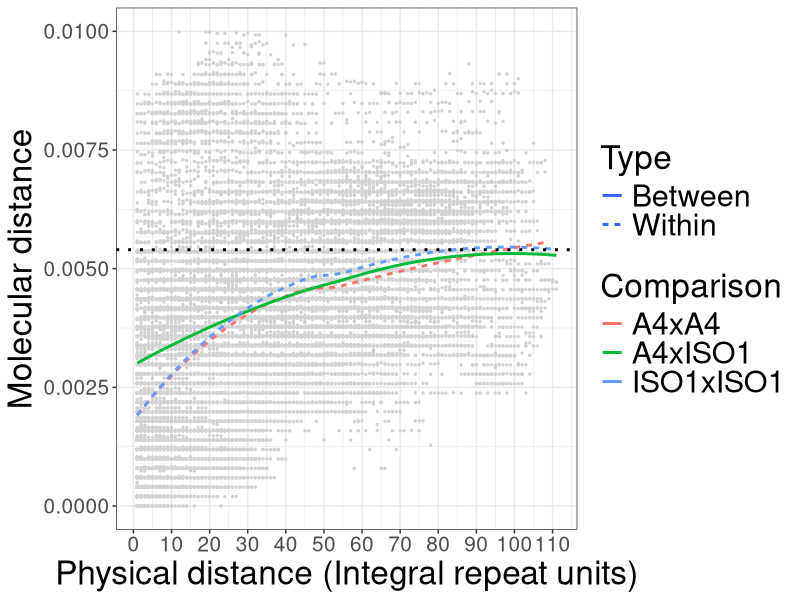
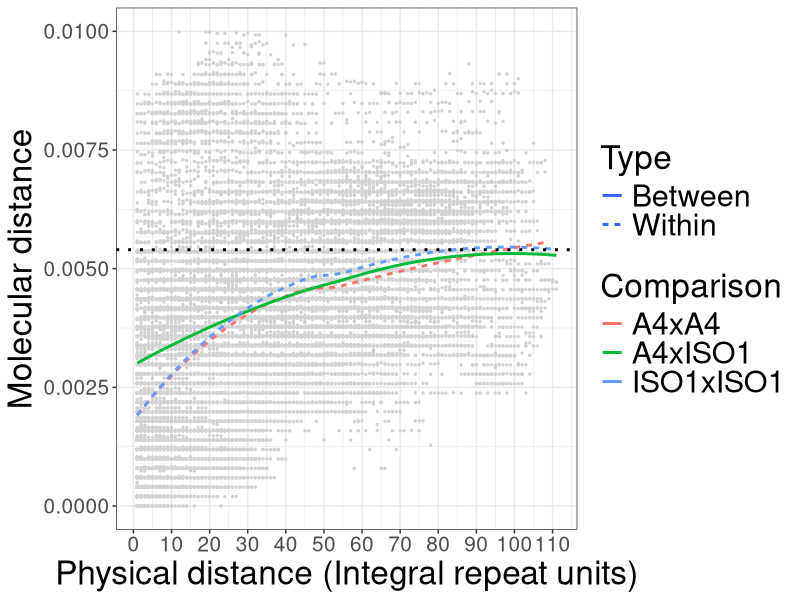

These charts were generated, in order, by the following R code:
library(ggplot2)
library(magrittr)
#dat <- read.csv(file = 'ISO1_A4_all.FILT.csv', header = TRUE)
dat <- read.csv(file = 'ISO1_A4_NEW.dist.csv', header = TRUE)


dat$Comparison <- with(dat, 
  apply(X = cbind(Species1, Species2), MARGIN = 1, FUN = function(x) paste(sort(x), collapse='x')) %>%
  as.factor
)

dat$Type <- with(dat,
  ifelse(test = Species1 == Species2, yes = 'Within', no = 'Between') %>%
  as.factor
)

dat$Unit_dist <- with(dat, abs(n1-n2))

p <- ggplot(
  data = subset(dat, Unit_dist > 0),
  mapping = aes(x = Unit_dist, y = Dist)
)

p <- p +
  geom_point(color = 'lightgray', size = 1/2) +
  geom_smooth(
    mapping = aes(color = Comparison, linetype = Type),
    se = FALSE, method = 'loess', 
    span = 1
  ) +
  theme_bw() + #coord_cartesian(ylim = c(0, 10e-3)) +
  xlab('Physical distance (Integral repeat units)') +
  ylab('Molecular distance') + scale_x_continuous(breaks=c(0,10,20,30,40,50,60,70,80,90,100,110,120,130,140,150,160,170,180,190),labels=c(0,10,20,30,40,50,60,70,80,90,100,110,120,130,140,150,160,170,180,190)) + 
  theme(axis.text.x = element_text(size = 15),axis.text.y = element_text(size = 15),axis.title.x = element_text(size = 24),axis.title.y = element_text(size = 24),legend.title = element_text(size = 24),legend.text = element_text(size = 22)) +
  ylim(0, 0.01) + geom_hline(yintercept=0.0054, linetype="dotted", color = "black", size=1)
  
  
#pdf("histone_distance.ISO1_A4.pdf",width=8,height=9)
#pdf("histone_distance.ISO1_A4.NEWH..pdf",width=8,height=9)
#pdf("histone_distance.ISO1_A4.FINAL.pdf",width=8,height=9)
ggsave("histone_distance.ISO1_A4.FINAL.png", plot = p, width = 8, height = 9, units = "in", bg = "white")

print(p)
dev.off()
